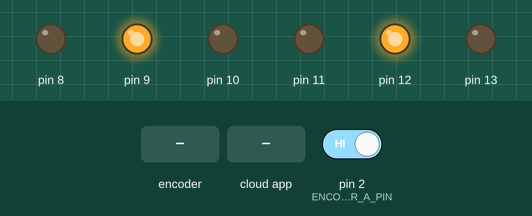
Simulated run of this sketch. Board: Arduino Uno, built with avr-gcc and run on an emulated ATmega328P. Parts: output pins drawn as LEDs (lit = HIGH). The inputs (shaded band) are chosen by the test bench; at power-on: pin 2 (ENCODER_A_PIN) HIGH. The ROS host is connected and sends only what is stated; what the sketch prints to the serial monitor is not drawn.

Above: at 1.2 s.
1.3 s: rotary encoder on pin 2 (ENCODER_A_PIN) / pin 18 (ENCODER_B_PIN) turned 3 steps (first pin leading)
At 2.7 s:
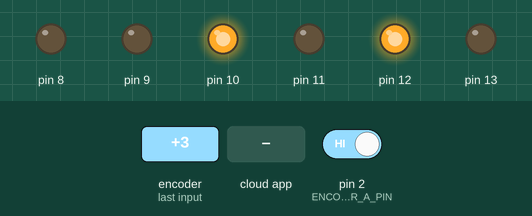
3.4 s: the phone or cloud app sets linear.x to -100
At 4.1 s:
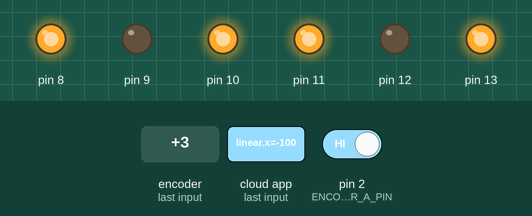
4.9 s: the phone or cloud app sets linear.x to 100
At 5.6 s:
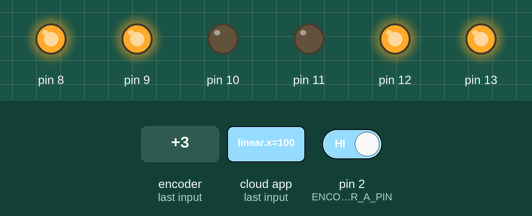
Timing chart, 0 to 7.9 s (numbered marks = the images above; inputs shaded):
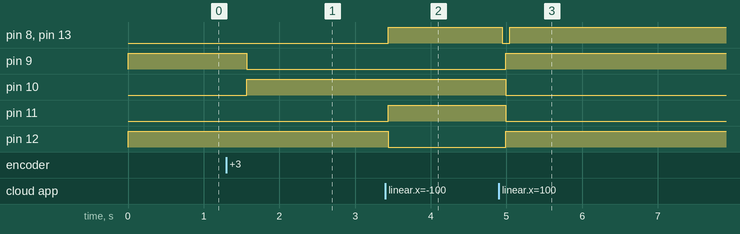

Measured:
- after the input at 1.3 s, pin 9: HIGH → LOW after 0.27 s; pin 10: LOW → HIGH after 0.27 s
- after the input at 3.4 s, pin 8, pin 11, pin 13: LOW → HIGH at once; pin 12: HIGH → LOW at once
- after the input at 4.9 s, pin 8, pin 13: HIGH → LOW at once, → HIGH 0.10 s later; pin 9, pin 12: LOW → HIGH after 0.09 s; pin 10, pin 11: HIGH → LOW after 0.09 s

The sketch:

main_one_channel.ino
```cpp
#include <Arduino.h>
#include <ros.h>
#include <geometry_msgs/Twist.h>
#include <sensor_msgs/JointState.h>
#include "motor.h"

// Encoder Ticks per Revolution
#define ENC_COUNT_REV 1620.0

// Hall Sensor Pins (using only one channel per encoder)
#define ENCODER_A_PIN 2
#define ENCODER_B_PIN 18

// Update Frequency (in Hz)
#define PID_UPDATE_FREQ 20.0
#define PUBLISH_FREQ 10.0

// Wheelbase and Wheel Radius
#define WHEELBASE 0.2
#define WHEEL_RADIUS 0.032

// Motor Control
Motor motorA(8, 9, 10);
Motor motorB(13, 12, 11);

// ROS NodeHandle and Subscriber
ros::NodeHandle nh;

// Velocity Setpoints and PID variables
double velLeftSetpoint = 0;
double velRightSetpoint = 0;
double velLeftCurrent = 0;
double velRightCurrent = 0;

// Encoder pulse counters
volatile long encoderCountA = 0;
volatile long encoderCountB = 0;

// PID Control variables
double Kp = 1.8;
double Ki = 5.0;
double Kd = 0.01;
double leftIntegral = 0;
double rightIntegral = 0;
double leftPrevError = 0;
double rightPrevError = 0;

// Position tracking
float leftWheelPos = 0;
float rightWheelPos = 0;

// ROS message objects
sensor_msgs::JointState jointStateMsg;
char* jointNames[2] = {"left_wheel_joint", "right_wheel_joint"};
float jointPos[2] = {0, 0};
float jointVel[2] = {0, 0};

// ROS publisher
ros::Publisher jointPub("joint_states", &jointStateMsg);

void encoderISR_A() {
  encoderCountA++;
}

void encoderISR_B() {
  encoderCountB++;
}

void cmdVelCallback(const geometry_msgs::Twist& msg) {
    double linear_vel = msg.linear.x;
    double angular_vel = msg.angular.z;

    // Differential drive kinematics
    velLeftSetpoint = (linear_vel - (angular_vel * WHEELBASE / 2.0)) / WHEEL_RADIUS;
    velRightSetpoint = (linear_vel + (angular_vel * WHEELBASE / 2.0)) / WHEEL_RADIUS;
}

ros::Subscriber<geometry_msgs::Twist> cmdVelSub("cmd_vel", &cmdVelCallback);

void setup() {
    Serial.begin(115200);

    // Initialize ROS node
    nh.initNode();
    nh.subscribe(cmdVelSub);

    // Set up joint state publisher
    jointStateMsg.header.frame_id = "base_link";
    jointStateMsg.name = jointNames;
    jointStateMsg.position = jointPos;
    jointStateMsg.velocity = jointVel;
    jointStateMsg.name_length = 2;
    jointStateMsg.position_length = 2;
    jointStateMsg.velocity_length = 2;
    nh.advertise(jointPub);

    // Initialize motors
    motorA.setSpeed(0);
    motorA.forward();
    motorB.setSpeed(0);
    motorB.forward();

    // Set up encoder interrupts
    pinMode(ENCODER_A_PIN, INPUT_PULLUP);
    pinMode(ENCODER_B_PIN, INPUT_PULLUP);
    attachInterrupt(digitalPinToInterrupt(ENCODER_A_PIN), encoderISR_A, RISING);
    attachInterrupt(digitalPinToInterrupt(ENCODER_B_PIN), encoderISR_B, RISING);

    Serial.println("Differential Drive Robot Initialized");
}

void calculateVelocity() {
    static unsigned long lastVelCalcTime = 0;
    static long prevCountA = 0;
    static long prevCountB = 0;
    unsigned long currentTime = millis();
    float deltaTime = (currentTime - lastVelCalcTime) / 1000.0;

    if (deltaTime > 0.01) {
        noInterrupts();
        long currentCountA = encoderCountA;
        long currentCountB = encoderCountB;
        interrupts();

        long deltaA = currentCountA - prevCountA;
        long deltaB = currentCountB - prevCountB;

        float leftRadians = (deltaA / ENC_COUNT_REV) * 2 * PI;
        float rightRadians = (deltaB / ENC_COUNT_REV) * 2 * PI;

        velLeftCurrent = leftRadians / deltaTime;
        velRightCurrent = rightRadians / deltaTime;

        leftWheelPos += leftRadians;
        rightWheelPos += rightRadians;

        prevCountA = currentCountA;
        prevCountB = currentCountB;
        lastVelCalcTime = currentTime;
    }
}

void updatePID() {
    // Calculate errors
    double leftError = velLeftSetpoint - velLeftCurrent;
    double rightError = velRightSetpoint - velRightCurrent;

    // Calculate integral term with anti-windup
    leftIntegral = constrain(leftIntegral + leftError, -50, 50);
    rightIntegral = constrain(rightIntegral + rightError, -50, 50);

    // Calculate derivative term
    double leftDerivative = leftError - leftPrevError;
    double rightDerivative = rightError - rightPrevError;

    // Calculate PID output
    double leftOutput = Kp * leftError + Ki * leftIntegral + Kd * leftDerivative;
    double rightOutput = Kp * rightError + Ki * rightIntegral + Kd * rightDerivative;

    // Convert to PWM values
    int pwmLeft = constrain(leftOutput, -255, 255);
    int pwmRight = constrain(rightOutput, -255, 255);

    // Apply to motors
    motorA.setSpeed(abs(pwmLeft));
    if (pwmLeft >= 0) motorA.forward();
    else motorA.backward();

    motorB.setSpeed(abs(pwmRight));
    if (pwmRight >= 0) motorB.forward();
    else motorB.backward();

    // Save errors for next iteration
    leftPrevError = leftError;
    rightPrevError = rightError;
}

void publishJointStates() {
    jointStateMsg.header.stamp = nh.now();
    jointPos[0] = leftWheelPos;
    jointPos[1] = rightWheelPos;
    jointVel[0] = velLeftCurrent;
    jointVel[1] = velRightCurrent;
    jointPub.publish(&jointStateMsg);
}

void loop() {
    static unsigned long lastPidUpdate = 0;
    static unsigned long lastPublish = 0;
    unsigned long currentTime = millis();

    calculateVelocity();

    if (currentTime - lastPidUpdate >= (1000 / PID_UPDATE_FREQ)) {
        updatePID();
        lastPidUpdate = currentTime;
    }

    if (currentTime - lastPublish >= (1000 / PUBLISH_FREQ)) {
        publishJointStates();
        lastPublish = currentTime;
    }

    nh.spinOnce();
    delay(1);
}
```

motor.cpp
```cpp
#include "motor.h"

Motor::Motor(uint8_t pinEnable, uint8_t pinIN1, uint8_t pinIN2) {
    _pinEnable = pinEnable;
    _pinIN1 = pinIN1;
    _pinIN2 = pinIN2;
    _pwmValue = 0;

    pinMode(_pinEnable, OUTPUT);
    pinMode(_pinIN1, OUTPUT);
    pinMode(_pinIN2, OUTPUT);
}

void Motor::setSpeed(int pwmValue) {
    _pwmValue = abs(pwmValue);
    analogWrite(_pinEnable, _pwmValue);
}

void Motor::forward() {
    digitalWrite(_pinIN1, HIGH);
    digitalWrite(_pinIN2, LOW);

    analogWrite(_pinEnable, _pwmValue);
}

void Motor::backward() {
    digitalWrite(_pinIN1, LOW);
    digitalWrite(_pinIN2, HIGH);

    analogWrite(_pinEnable, _pwmValue);
}

void Motor::brake() {
    analogWrite(_pinEnable, 255);

    digitalWrite(_pinIN1, HIGH);
    digitalWrite(_pinIN2, HIGH);
}

void Motor::stop() {
    digitalWrite(_pinIN1, LOW);
    digitalWrite(_pinIN2, LOW);

    _pwmValue = 0;
    analogWrite(_pinEnable, _pwmValue);

}
```

motor.h
```cpp
#ifndef motor_h
#define motor_h

#include <Arduino.h>

class Motor {
    public:
        Motor(uint8_t pinEnable, uint8_t pinIN1, uint8_t pinIN2);
        void forward();
        void backward();
        void stop();
        void brake();
        void setSpeed(int pwmValue);
    private:
        byte _pinEnable;
        byte _pinIN1;
        byte _pinIN2;
        double _pwmValue;
};


#endif
```
